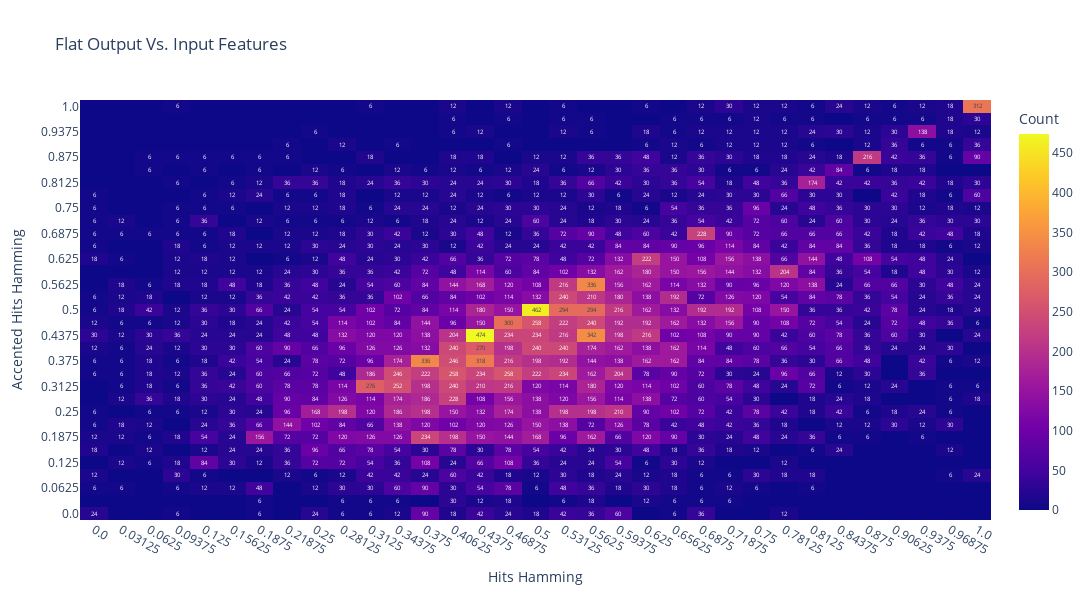

The notebook cell saved with this chart:
### Code cell
plot_scatter_distribution(
    feat1=loaded_datasets["OF_Input Hamming"],
    feat2=loaded_datasets["OF_Input Hamming Accent"],
    xlabel="Hits Hamming",
    ylabel="Accented Hits Hamming",
    title="Flat Output Vs. Input Features"
)
create_heatmap_histogram_from_lists(
    feat1=loaded_datasets["OF_Input Hamming"],
    feat2=loaded_datasets["OF_Input Hamming Accent"],
    xlabel="Hits Hamming",
    ylabel="Accented Hits Hamming",
    title="Flat Output Vs. Input Features"
)

### Figure 1 — Plotly figure (JSON) as saved in the notebook; plotly's stock layout.template omitted (floating-point values rounded to 4 significant figures; data arrays with more than 128 entries replaced by an {"elided": "..."} marker saying what was removed)
{"data": [{"colorbar": {"title": {"text": "Count"}}, "colorscale": [[0.0, "#0d0887"], [0.1111, "#46039f"], [0.2222, "#7201a8"], [0.3333, "#9c179e"], [0.4444, "#bd3786"], [0.5556, "#d8576b"], [0.6667, "#ed7953"], [0.7778, "#fb9f3a"], [0.8889, "#fdca26"], [1.0, "#f0f921"]], "hovertemplate": "Hits Hamming: %{x}<br>Accented Hits Hamming: %{y}<br>Count: %{z}<extra></extra>", "showscale": true, "text": {"elided": "33x33 str values"}, "textfont": {"size": 6}, "texttemplate": "%{text}", "x": ["0.0", "0.03125", "0.0625", "0.09375", "0.125", "0.15625", "0.1875", "0.21875", "0.25", "0.28125", "0.3125", "0.34375", "0.375", "0.40625", "0.4375", "0.46875", "0.5", "0.53125", "0.5625", "0.59375", "0.625", "0.65625", "0.6875", "0.71875", "0.75", "0.78125", "0.8125", "0.84375", "0.875", "0.90625", "0.9375", "0.96875", "1.0"], "y": ["0.0", "0.03125", "0.0625", "0.09375", "0.125", "0.15625", "0.1875", "0.21875", "0.25", "0.28125", "0.3125", "0.34375", "0.375", "0.40625", "0.4375", "0.46875", "0.5", "0.53125", "0.5625", "0.59375", "0.625", "0.65625", "0.6875", "0.71875", "0.75", "0.78125", "0.8125", "0.84375", "0.875", "0.90625", "0.9375", "0.96875", "1.0"], "z": {"elided": "33x33 int values"}, "type": "heatmap"}], "layout": {"title": {"text": "Flat Output Vs. Input Features"}, "xaxis": {"title": {"text": "Hits Hamming"}}, "yaxis": {"title": {"text": "Accented Hits Hamming"}}, "width": 1200, "height": 600}}
